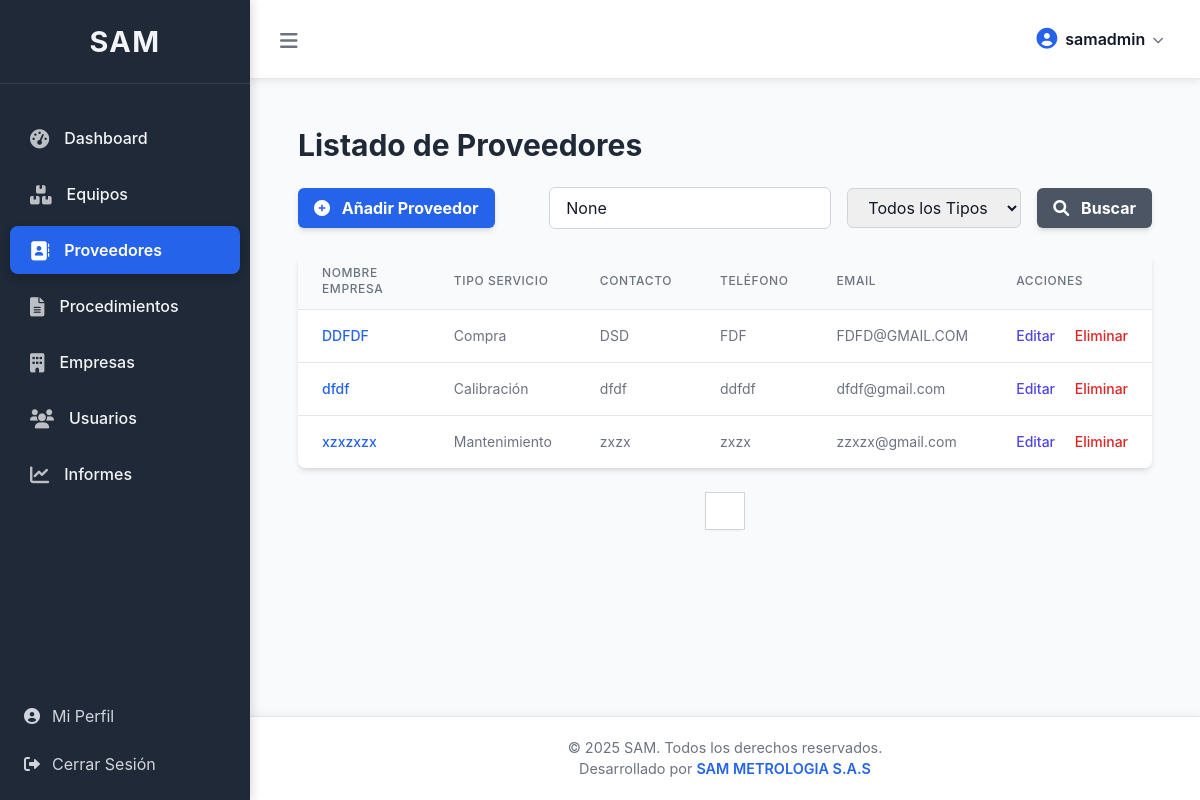
Page /core/proveedores/ (signed in) on the committed database.
### core/models.py (models this page shows, shortened)
class CustomUser(AbstractUser):
    empresa = models.ForeignKey(Empresa, on_delete=models.SET_NULL, null=True, blank=True, related_name='usuarios_empresa') # Cambiado related_name
    groups = models.ManyToManyField(
        'auth.Group',
        related_name='customuser_groups', # related_name único para evitar conflictos
        blank=True,
        help_text='The groups this user belongs to. A user will get all permissions granted to each of their groups.',
        verbose_name='groups',
    )
    user_permissions = models.ManyToManyField(
        'auth.Permission',
        related_name='customuser_user_permissions', # related_name único para evitar conflictos
        blank=True,
        help_text='Specific permissions for this user.',
        verbose_name='user permissions',
    )
    class Meta:
        verbose_name = "Usuario"
        verbose_name_plural = "Usuarios"
        permissions = [
            ("can_view_customuser", "Can view custom user"),
            ("can_add_customuser", "Can add custom user"),
            ("can_change_customuser", "Can change custom user"),
            ("can_delete_customuser", "Can delete custom user"),
        ]

class Proveedor(models.Model): # <--- MODELO PROVEEDOR MOVIDO AQUÍ
    TIPO_SERVICIO_CHOICES = [
        ('Calibración', 'Calibración'),
        ('Mantenimiento', 'Mantenimiento'),
        ('Comprobación', 'Comprobación'),
        ('Compra', 'Compra'),
        ('Otro', 'Otro'),
    ]
    empresa = models.ForeignKey(Empresa, on_delete=models.CASCADE, related_name='proveedores', verbose_name="Empresa")
    tipo_servicio = models.CharField(max_length=50, choices=TIPO_SERVICIO_CHOICES, verbose_name="Tipo de Servicio")
    nombre_contacto = models.CharField(max_length=200, blank=True, null=True, verbose_name="Nombre de Contacto")
    numero_contacto = models.CharField(max_length=20, blank=True, null=True, verbose_name="Número de Contacto")
    nombre_empresa = models.CharField(max_length=200, verbose_name="Nombre de la Empresa")
    correo_electronico = models.EmailField(blank=True, null=True, verbose_name="Correo Electrónico")
    pagina_web = models.URLField(blank=True, null=True, verbose_name="Página Web")
    alcance = models.TextField(blank=True, null=True, verbose_name="Alcance (áreas o magnitudes)")
    servicio_prestado = models.TextField(blank=True, null=True, verbose_name="Servicio Prestado")
    class Meta:
        verbose_name = "Proveedor"
        verbose_name_plural = "Proveedores"
        ordering = ['nombre_empresa']
        unique_together = ('nombre_empresa', 'empresa',) # La combinación nombre_empresa y empresa debe ser única
        permissions = [
            ("can_view_proveedor", "Can view proveedor"),
            ("can_add_proveedor", "Can add proveedor"),
            ("can_change_proveedor", "Can change proveedor"),
            ("can_delete_proveedor", "Can delete proveedor"),
        ]

### core/views.py (the view, shortened to what this page needs)
# urls.py: path('proveedores/', views.listar_proveedores, name='listar_proveedores'),
@login_required
@permission_required('core.view_proveedor', raise_exception=True)
def listar_proveedores(request):
    query = request.GET.get('q')
    tipo_servicio_filter = request.GET.get('tipo_servicio')
    proveedores_list = Proveedor.objects.all().order_by('nombre_empresa')
    if not request.user.is_superuser:
        if request.user.empresa:
            proveedores_list = proveedores_list.filter(empresa=request.user.empresa)
        else:
            proveedores_list = Proveedor.objects.none() # Usuario normal sin empresa asignada
    if tipo_servicio_filter and tipo_servicio_filter != '':
        proveedores_list = proveedores_list.filter(tipo_servicio=tipo_servicio_filter)
    paginator = Paginator(proveedores_list, 10)
    page_number = request.GET.get('page')
    try:
        proveedores = paginator.page(page_number)
    except PageNotAnInteger:
        proveedores = paginator.page(1)
    except EmptyPage:
        proveedores = paginator.page(paginator.num_pages)
    tipo_servicio_choices = Proveedor.TIPO_SERVICIO_CHOICES
    context = {
        'proveedores': proveedores,
        'query': query,
        'tipo_servicio_choices': tipo_servicio_choices,
        'tipo_servicio_filter': tipo_servicio_filter,
        'titulo_pagina': 'Listado de Proveedores',
    }
    return render(request, 'core/listar_proveedores.html', context)

### core/templates/core/listar_proveedores.html (shortened to what this page needs)
{% extends 'base.html' %}
{% load static %}
{% block content %}
<div class="container mx-auto p-4">
    <h1 class="text-3xl font-bold text-gray-800 mb-6">{{ titulo_pagina }}</h1>
    <div class="flex justify-between items-center mb-6">
        <a href="{% url 'core:añadir_proveedor' %}" class="bg-blue-600 hover:bg-blue-700 text-white font-bold py-2 px-4 rounded-md shadow-md transition duration-300 ease-in-out">
            <i class="fas fa-plus-circle mr-2"></i> Añadir Proveedor
        </a>
        <form method="GET" class="flex items-center space-x-4">
            <input type="text" name="q" placeholder="Buscar proveedor..." value="{{ query }}" class="form-input px-4 py-2 rounded-md border border-gray-300 focus:outline-none focus:ring-2 focus:ring-blue-500">
            <select name="tipo_servicio" class="form-select px-4 py-2 rounded-md border border-gray-300 focus:outline-none focus:ring-2 focus:ring-blue-500">
                <option value="">Todos los Tipos</option>
            </select>
            <button type="submit" class="bg-gray-600 hover:bg-gray-700 text-white font-bold py-2 px-4 rounded-md shadow-md transition duration-300 ease-in-out">
                <i class="fas fa-search mr-2"></i> Buscar
            </button>
        </form>
    </div>
    {% if proveedores %}
        <div class="overflow-x-auto bg-white rounded-lg shadow-md">
            <table class="min-w-full divide-y divide-gray-200">
                <thead class="bg-gray-50">
                    <tr>
                        <th scope="col" class="px-6 py-3 text-left text-xs font-medium text-gray-500 uppercase tracking-wider">Nombre Empresa</th>
                        <th scope="col" class="px-6 py-3 text-left text-xs font-medium text-gray-500 uppercase tracking-wider">Tipo Servicio</th>
                        <th scope="col" class="px-6 py-3 text-left text-xs font-medium text-gray-500 uppercase tracking-wider">Contacto</th>
                        <th scope="col" class="px-6 py-3 text-left text-xs font-medium text-gray-500 uppercase tracking-wider">Teléfono</th>
                        <th scope="col" class="px-6 py-3 text-left text-xs font-medium text-gray-500 uppercase tracking-wider">Email</th>
                        <th scope="col" class="px-6 py-3 text-left text-xs font-medium text-gray-500 uppercase tracking-wider">Acciones</th>
                    </tr>
                </thead>
                <tbody class="bg-white divide-y divide-gray-200">
                    {% for proveedor in proveedores %}
                    <tr>
                        <td class="px-6 py-4 whitespace-nowrap text-sm font-medium text-gray-900">
                            <a href="{% url 'core:detalle_proveedor' pk=proveedor.pk %}" class="text-blue-600 hover:text-blue-900">
                                {{ proveedor.nombre_empresa }}
                            </a>
                        </td>
                        <td class="px-6 py-4 whitespace-nowrap text-sm text-gray-500">{{ proveedor.get_tipo_servicio_display }}</td>
                        <td class="px-6 py-4 whitespace-nowrap text-sm text-gray-500">{{ proveedor.nombre_contacto|default:"N/A" }}</td>
                        <td class="px-6 py-4 whitespace-nowrap text-sm text-gray-500">{{ proveedor.numero_contacto|default:"N/A" }}</td>
                        <td class="px-6 py-4 whitespace-nowrap text-sm text-gray-500">{{ proveedor.correo_electronico|default:"N/A" }}</td>
                        <td class="px-6 py-4 whitespace-nowrap text-sm font-medium">
                            <a href="{% url 'core:editar_proveedor' pk=proveedor.pk %}" class="text-indigo-600 hover:text-indigo-900 mr-4">Editar</a>
                            <button onclick="confirmDelete('{% url 'core:eliminar_proveedor' pk=proveedor.pk %}', 'proveedor')" class="text-red-600 hover:text-red-900">Eliminar</button>
                        </td>
                    </tr>
                    {% endfor %}
                </tbody>
            </table>
        </div>
        <div class="mt-6 flex justify-center">
            <nav class="relative z-0 inline-flex rounded-md shadow-sm -space-x-px" aria-label="Pagination">
                {% for i in proveedores.paginator.page_range %}
                    <a href="?page={{ i }}" class="relative inline-flex items-center px-4 py-2 border border-gray-300 bg-white text-sm font-medium {% if proveedores.number == i %}bg-blue-500 text-white{% else %}text-gray-700 hover:bg-gray-50{% endif %}">
                    </a>
                {% endfor %}
            </nav>
        </div>
    {% else %}
        <p class="text-gray-600 text-lg text-center mt-8">No se encontraron proveedores.</p>
    {% endif %}
</div>
{% endblock content %}

### templates/base.html (shortened to what this page needs)
{% load static %}
<!DOCTYPE html>
<html lang="es">
<head>
    <script src="https://cdn.tailwindcss.com"></script>
    <link rel="stylesheet" href="https://cdnjs.cloudflare.com/ajax/libs/font-awesome/6.0.0-beta3/css/all.min.css">
</head>
<body>
    <aside id="sidebar" class="sidebar">
        <div class="sidebar-header">
            <h2>SAM</h2>
        </div>
        <nav>
            <ul>
                <li><a href="{% url 'core:dashboard' %}" class="{% if request.resolver_match and request.resolver_match.url_name == 'dashboard' %}active{% endif %}">
                    <i class="fas fa-tachometer-alt"></i> Dashboard
                </a></li>
                <li><a href="{% url 'core:home' %}" class="{% if request.resolver_match and request.resolver_match.url_name == 'home' %}active{% endif %}">
                    <i class="fas fa-boxes"></i> Equipos
                </a></li>
                <li><a href="{% url 'core:listar_proveedores' %}" class="{% if request.resolver_match and request.resolver_match.url_name == 'listar_proveedores' %}active{% endif %}">
                    <i class="fas fa-address-book"></i> Proveedores
                </a></li>
                <li><a href="{% url 'core:listar_procedimientos' %}" class="{% if request.resolver_match and 'procedimiento' in request.resolver_match.url_name %}active{% endif %}">
                    <i class="fas fa-file-alt"></i> Procedimientos
                </a></li>
                {% if user.is_superuser %}
                <li><a href="{% url 'core:listar_empresas' %}" class="{% if request.resolver_match and request.resolver_match.url_name == 'listar_empresas' %}active{% endif %}">
                    <i class="fas fa-building"></i> Empresas
                </a></li>
                {% endif %}
                {% if user.is_staff or user.is_superuser %}
                <li><a href="{% url 'core:listar_usuarios' %}" class="{% if request.resolver_match and 'usuario' in request.resolver_match.url_name %}active{% endif %}">
                    <i class="fas fa-users"></i> Usuarios
                </a></li>
                {% endif %}
                <li><a href="{% url 'core:informes' %}" class="{% if request.resolver_match and request.resolver_match.url_name == 'informes' %}active{% endif %}">
                    <i class="fas fa-chart-line"></i> Informes
                </a></li>
            </ul>
        </nav>
        <div class="mt-auto pb-4">
            <a href="{% url 'core:perfil_usuario' %}" class="flex items-center py-2 px-4 text-gray-300 hover:bg-gray-700 hover:text-white rounded-md transition duration-200 ease-in-out mx-2">
                <i class="fas fa-user-circle mr-3"></i> Mi Perfil
            </a>
            <a href="{% url 'core:logout' %}" class="flex items-center py-2 px-4 text-gray-300 hover:bg-red-700 hover:text-white rounded-md transition duration-200 ease-in-out mt-2 mx-2">
                <i class="fas fa-sign-out-alt mr-3"></i> Cerrar Sesión
            </a>
        </div>
    </aside>
    <div id="main-content" class="main-content">
        <div class="navbar">
            <button id="menu-toggle" class="menu-toggle">
                <i class="fas fa-bars text-xl"></i>
            </button>
            <div class="user-menu">
                <button id="user-menu-button" class="user-menu-button">
                    <i class="fas fa-user-circle"></i>
                    <span>{{ user.username }}</span>
                    <i class="fas fa-chevron-down"></i>
                </button>
            </div>
        </div>
        <main class="flex-grow p-4 md:p-6 lg:p-8">
            {% block content %}{% endblock %}
        </main>
        <footer class="main-footer">
            <p>&copy; {% now "Y" %} SAM. Todos los derechos reservados.</p>
            <p>Desarrollado por <a href="https://www.google.com" target="_blank">SAM METROLOGIA S.A.S</a></p>
        </footer>
    </div>
</body>
</html>

### templates/base.html (style rules this page uses)
:root { --color-primary: #2563eb; --color-primary-dark: #1e40af; --color-secondary: #6b7280; --color-background-light: #f9fafb; --color-background-dark: #1f2937; --color-text-dark: #111827; --color-text-light: #f3f4f6; --color-border: #e5e7eb; --color-success: #10b981; --color-warning: #f59e0b; --color-error: #ef4444; }
body { font-family: 'Inter', sans-serif; background-color: var(--color-background-light); color: var(--color-text-dark); margin: 0; padding: 0; display: flex; min-height: 100vh; }
.sidebar { width: 250px; background-color: var(--color-background-dark); color: var(--color-text-light); height: 100vh; position: fixed; padding-top: 20px; transition: transform 0.3s ease-in-out, width 0.3s ease-in-out; transform: translateX(0); z-index: 1000; box-shadow: 2px 0 10px rgba(0,0,0,0.15); overflow-y: auto; display: flex; flex-direction: column; }
.sidebar-header { text-align: center; margin-bottom: 30px; padding: 0 20px; border-bottom: 1px solid rgba(255,255,255,0.1); padding-bottom: 20px; }
.sidebar-header h2 { font-size: 1.8rem; font-weight: 700; color: var(--color-text-light); letter-spacing: 0.05em; }
.sidebar ul { list-style: none; padding: 0; margin: 0; flex-grow: 1; }
.sidebar ul li a { display: flex; align-items: center; padding: 12px 20px; color: var(--color-text-light); text-decoration: none; transition: background-color 0.2s ease-in-out, color 0.2s ease-in-out, transform 0.2s ease-out; border-radius: 8px; margin: 0 10px 8px 10px; font-weight: 500; }
.sidebar ul li a i { margin-right: 15px; font-size: 1.2rem; color: rgba(255,255,255,0.7); }
.sidebar ul li a.active { background-color: var(--color-primary); color: #ffffff; font-weight: 600; box-shadow: 0 4px 10px rgba(0,0,0,0.2); }
.sidebar ul li a.active i { color: #ffffff; }
.main-content { margin-left: 250px; transition: margin-left 0.3s ease-in-out, width 0.3s ease-in-out; padding: 0; width: calc(100% - 250px); min-height: 100vh; display: flex; flex-direction: column; }
.navbar { background-color: #ffffff; padding: 15px 25px; border-bottom: 1px solid var(--color-border); display: flex; justify-content: space-between; align-items: center; box-shadow: 0 2px 8px rgba(0,0,0,0.08); position: sticky; top: 0; z-index: 999; }
.menu-toggle { background: none; border: none; color: var(--color-secondary); cursor: pointer; font-size: 1.6rem; padding: 5px; border-radius: 5px; transition: background-color 0.2s; }
.user-menu { position: relative; }
.user-menu-button { display: flex; align-items: center; space-x-2; color: var(--color-text-dark); background-color: transparent; border: none; cursor: pointer; padding: 8px 12px; border-radius: 8px; transition: background-color 0.2s, box-shadow 0.2s; }
.user-menu-button i { font-size: 1.3rem; color: var(--color-primary); }
.user-menu-button span { font-weight: 600; margin-left: 8px; }
.user-menu-button .fa-chevron-down { font-size: 0.7rem; margin-left: 8px; color: var(--color-secondary); }
.main-footer { margin-top: auto; padding: 20px; text-align: center; background-color: #ffffff; border-top: 1px solid var(--color-border); color: var(--color-secondary); font-size: 0.9rem; box-shadow: 0 -2px 8px rgba(0,0,0,0.05); }
.main-footer a { color: var(--color-primary); text-decoration: none; font-weight: 600; }

### rows in the picture
CustomUser: username "samadmin"
Proveedor: nombre_empresa "DDFDF", tipo_servicio "Compra", nombre_contacto "DSD", numero_contacto "FDF", correo_electronico "FDFD@GMAIL.COM"
Proveedor: nombre_empresa "dfdf", tipo_servicio "Calibración", nombre_contacto "dfdf", numero_contacto "ddfdf", correo_electronico "dfdf@gmail.com"
Proveedor: nombre_empresa "xzxzxzx", tipo_servicio "Mantenimiento", nombre_contacto "zxzx", numero_contacto "zxzx", correo_electronico "zzxzx@gmail.com"

### other values in the picture
{{ titulo_pagina }} "Listado de Proveedores"
